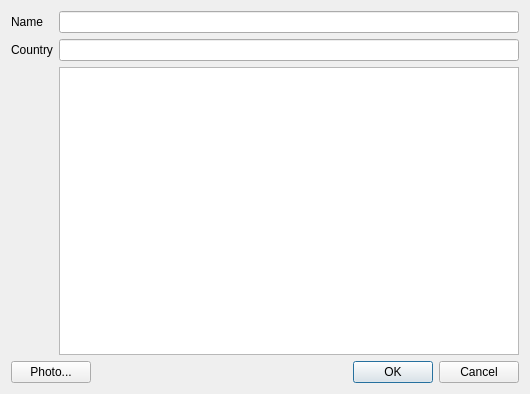
<?xml version="1.0" encoding="UTF-8"?>
<ui version="4.0">
 <class>AddArtistDialog</class>
 <widget class="QDialog" name="AddArtistDialog">
  <property name="geometry">
   <rect>
    <x>0</x>
    <y>0</y>
    <width>530</width>
    <height>394</height>
   </rect>
  </property>
  <property name="windowTitle">
   <string>Dialog</string>
  </property>
  <layout class="QGridLayout" name="gridLayout">
   <item row="0" column="0" colspan="2">
    <layout class="QFormLayout" name="formLayout">
     <item row="0" column="0">
      <widget class="QLabel" name="label_3">
       <property name="text">
        <string>Name</string>
       </property>
      </widget>
     </item>
     <item row="0" column="1">
      <widget class="QLineEdit" name="nameEdit"/>
     </item>
     <item row="1" column="0">
      <widget class="QLabel" name="label_2">
       <property name="text">
        <string>Country</string>
       </property>
      </widget>
     </item>
     <item row="1" column="1">
      <widget class="QLineEdit" name="countryEdit"/>
     </item>
     <item row="2" column="0">
      <widget class="QLabel" name="photoLabel">
       <property name="text">
        <string/>
       </property>
       <property name="pixmap">
        <pixmap resource="Resources.qrc">:/rec/img/1024px-no_image_available-svg(1).png</pixmap>
       </property>
      </widget>
     </item>
     <item row="2" column="1">
      <widget class="QTextEdit" name="commentEdit"/>
     </item>
    </layout>
   </item>
   <item row="1" column="0">
    <widget class="QPushButton" name="photoButton">
     <property name="text">
      <string>Photo...</string>
     </property>
    </widget>
   </item>
   <item row="1" column="1">
    <widget class="QDialogButtonBox" name="buttonBox">
     <property name="orientation">
      <enum>Qt::Horizontal</enum>
     </property>
     <property name="standardButtons">
      <set>QDialogButtonBox::Cancel|QDialogButtonBox::Ok</set>
     </property>
    </widget>
   </item>
  </layout>
 </widget>
 <resources>
  <include location="Resources.qrc"/>
 </resources>
 <connections>
  <connection>
   <sender>buttonBox</sender>
   <signal>accepted()</signal>
   <receiver>AddArtistDialog</receiver>
   <slot>accept()</slot>
   <hints>
    <hint type="sourcelabel">
     <x>248</x>
     <y>254</y>
    </hint>
    <hint type="destinationlabel">
     <x>157</x>
     <y>274</y>
    </hint>
   </hints>
  </connection>
  <connection>
   <sender>buttonBox</sender>
   <signal>rejected()</signal>
   <receiver>AddArtistDialog</receiver>
   <slot>reject()</slot>
   <hints>
    <hint type="sourcelabel">
     <x>316</x>
     <y>260</y>
    </hint>
    <hint type="destinationlabel">
     <x>286</x>
     <y>274</y>
    </hint>
   </hints>
  </connection>
 </connections>
</ui>
